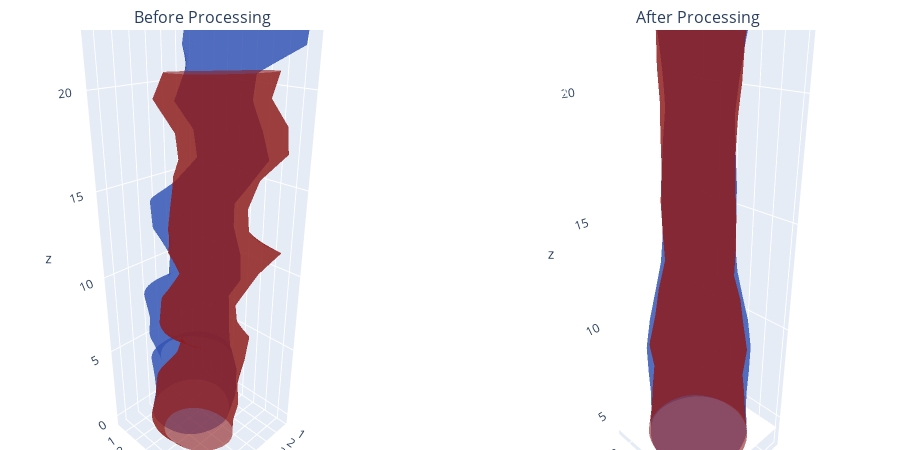

The code cell stored with this chart in its notebook:
### Code cell
# Install if needed
%pip install trimesh plotly

# Imports
import trimesh
import plotly.graph_objects as go
from plotly.subplots import make_subplots

def trimesh_to_mesh3d(mesh, color, name):
    """
    Convert a trimesh.Trimesh to a Plotly Mesh3d trace.
    """
    # get vertices and faces
    verts = mesh.vertices
    faces = mesh.faces
    return go.Mesh3d(
        x=verts[:,0], y=verts[:,1], z=verts[:,2],
        i=faces[:,0], j=faces[:,1], k=faces[:,2],
        color=color, opacity=0.6,
        name=name,
        flatshading=True
    )

def plot_pair(before_paths, after_paths, colors, titles):
    """
    before_paths, after_paths: list of two .obj file paths [dia, sys]
    colors: list of two colors (e.g. ['blue','red'])
    titles: [left_title, right_title]
    """
    before_meshes = [trimesh.load(p) for p in before_paths]
    after_meshes  = [trimesh.load(p) for p in after_paths]

    fig = make_subplots(
        rows=1, cols=2,
        specs=[[{"type":"scene"}, {"type":"scene"}]],
        subplot_titles=titles
    )

    for mesh, color, label in zip(before_meshes, colors, ["diastole","systole"]):
        fig.add_trace(
            trimesh_to_mesh3d(mesh, color, f"before_{label}"),
            row=1, col=1
        )
    for mesh, color, label in zip(after_meshes, colors, ["diastole","systole"]):
        fig.add_trace(
            trimesh_to_mesh3d(mesh, color, f"after_{label}"),
            row=1, col=2
        )

    # link camera on both scenes
    camera = dict(
        eye=dict(x=1.5, y=1.5, z=1.0)
    )
    fig.update_layout(
        width=900, height=450,
        # apply same camera to both
        scene_camera=camera,
        scene2_camera=camera,
        # enforce equal scaling on x/y/z for both subplots
        scene=dict(
            aspectmode="data"
        ),
        scene2=dict(
            aspectmode="data"
        ),
        margin=dict(l=0, r=0, t=30, b=0)
    )
    fig.show()

# Paths “before” geometries
before_paths = [
    "output/unprocessed/rest_dia.obj",
    "output/unprocessed/rest_sys.obj",
]

# Paths “after” (processed) meshes
after_paths = [
    "output/rest/mesh_000_rest.obj",    # diastole post
    "output/rest/mesh_029_rest.obj",    # systole post
]

colors = ["royalblue", "firebrick"]

titles = ["Before Processing", "After Processing"]

plot_pair(before_paths, after_paths, colors, titles)

### Figure 1 — Plotly figure (JSON) as saved in the notebook; plotly's stock layout.template omitted (floating-point values rounded to 4 significant figures; data arrays with more than 128 entries replaced by an {"elided": "..."} marker saying what was removed)
{"data": [{"color": "royalblue", "flatshading": true, "i": {"elided": "19038 int values"}, "j": {"elided": "19038 int values"}, "k": {"elided": "19038 int values"}, "name": "before_diastole", "opacity": 0.6, "scene": "scene", "type": "mesh3d", "x": {"elided": "10000 float values"}, "y": {"elided": "10000 float values"}, "z": {"elided": "10000 float values"}}, {"color": "firebrick", "flatshading": true, "i": {"elided": "16032 int values"}, "j": {"elided": "16032 int values"}, "k": {"elided": "16032 int values"}, "name": "before_systole", "opacity": 0.6, "scene": "scene", "type": "mesh3d", "x": {"elided": "8500 float values"}, "y": {"elided": "8500 float values"}, "z": {"elided": "8500 float values"}}, {"color": "royalblue", "flatshading": true, "i": {"elided": "16032 int values"}, "j": {"elided": "16032 int values"}, "k": {"elided": "16032 int values"}, "name": "after_diastole", "opacity": 0.6, "scene": "scene2", "type": "mesh3d", "x": {"elided": "8517 float values"}, "y": {"elided": "8517 float values"}, "z": {"elided": "8517 float values"}}, {"color": "firebrick", "flatshading": true, "i": {"elided": "16032 int values"}, "j": {"elided": "16032 int values"}, "k": {"elided": "16032 int values"}, "name": "after_systole", "opacity": 0.6, "scene": "scene2", "type": "mesh3d", "x": {"elided": "8517 float values"}, "y": {"elided": "8517 float values"}, "z": {"elided": "8517 float values"}}], "layout": {"annotations": [{"font": {"size": 16}, "showarrow": false, "text": "Before Processing", "x": 0.225, "xanchor": "center", "xref": "paper", "y": 1, "yanchor": "bottom", "yref": "paper"}, {"font": {"size": 16}, "showarrow": false, "text": "After Processing", "x": 0.775, "xanchor": "center", "xref": "paper", "y": 1, "yanchor": "bottom", "yref": "paper"}], "height": 450, "margin": {"b": 0, "l": 0, "r": 0, "t": 30}, "scene": {"aspectmode": "data", "camera": {"eye": {"x": 1.5, "y": 1.5, "z": 1}}, "domain": {"x": [0, 0.45], "y": [0, 1]}}, "scene2": {"aspectmode": "data", "camera": {"eye": {"x": 1.5, "y": 1.5, "z": 1}}, "domain": {"x": [0.55, 1], "y": [0, 1]}}, "width": 900}}
